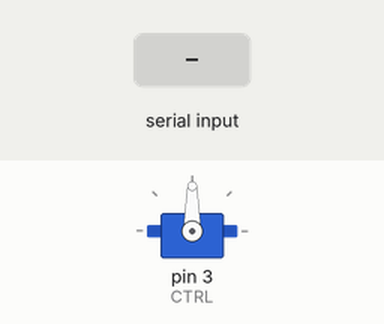
Bench run of a sketch on a simulated Arduino Uno, built with avr-gcc and run on an emulated ATmega328P. On the bench: servo. The inputs (shaded band) are chosen by the test bench.

Above: at 1.2 s.
1.3 s: "izquierda\n" received over Serial
At 1.6 s:
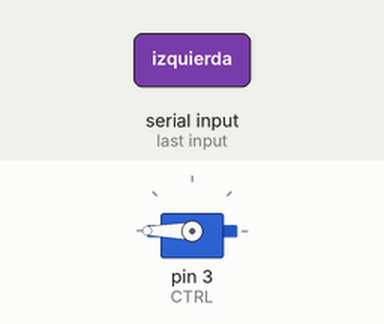
2.8 s: "derecha\n" received over Serial
At 3.9 s:
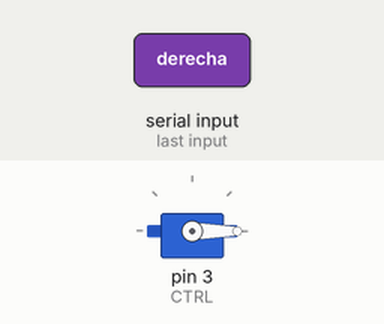
4.3 s: "diagonal derecha\n" received over Serial
At 5.4 s:
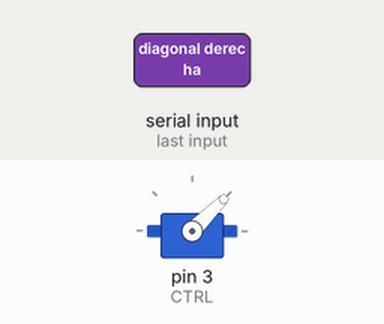
5.8 s: "diagonal izquierda\n" received over Serial
At 6.6 s:
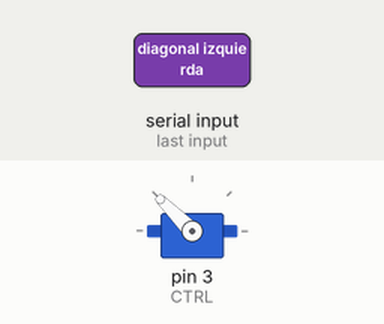
7.3 s: "30,150\n" received over Serial
At 8.5 s:
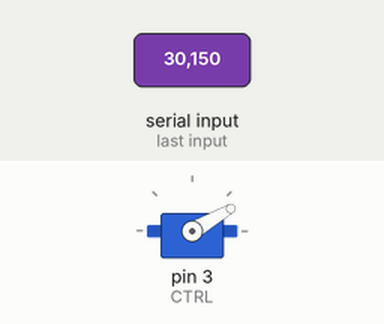
8.8 s: "centro\n" received over Serial
At 9.6 s:
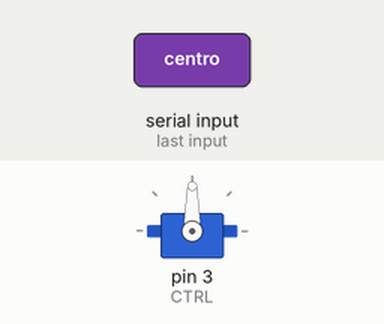
Timing chart, 0 to 11.3 s (numbered marks = the images above; inputs shaded):
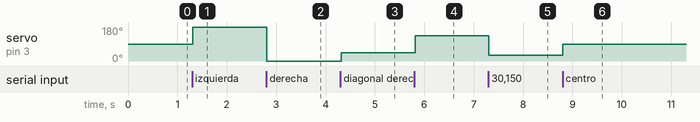

Measured:
- after the input at 1.3 s, servo on pin 3 (CTRL): 90° → 180° at once
- after the input at 2.8 s, servo on pin 3 (CTRL): 180° → 0° at once
- after the input at 4.3 s, servo on pin 3 (CTRL): 0° → 45° at once
- after the input at 5.8 s, servo on pin 3 (CTRL): 45° → 135° at once
- after the input at 7.3 s, servo on pin 3 (CTRL): 135° → 30° at once
- after the input at 8.8 s, servo on pin 3 (CTRL): 30° → 90° at once

The sketch:

servo_monitor_serie.ino
```cpp
/*
* Prueba del funcionamiento de un servomotor
* empleando la libreria <Servo.h>. El servo se
* controla medinte el monitor serie introduciendo
* palabras de dirección  derecha: 0º  izquierda: 180
* centro: 90º  diagonal izquierda: 135  diagonal derecha: 45º,
* tambien se puede controlar de forma numerica indicando los
* grados de rotación del servo.
* PIN 3 - Salida de control del servo (CTRL)
*
* Rey Mirón Brais
*
*02 / 05 / 2025
*/

#include <Servo.h>

//Pin de control del servo PIN 3
#define CTRL 3

Servo motor;

void setup(){
 motor.attach(CTRL);
  motor.write(90); // Posicionar motor en el centro
 Serial.begin(9600); // Activación del monitor serie
}
void loop(){
  if(Serial.available() >0){
  String estado = Serial.readStringUntil('\n'); // Ler un conjunto de letras desde el monitor serie y guardarlo en (estado)
  estado.trim();
    if(estado == "izquierda"){  // Si el etsado (palabra escrita en el monitor) = izquierda
      motor.write(180); // Gira el motor a 180º
    }
    else if(estado == "derecha"){ // Si el etsado (palabra escrita en el monitor) =  derecha
      motor.write(0); // Gira el motor a 0º
    }
    else if(estado == "centro"){ // Si el etsado (palabra escrita en el monitor) = centro
      motor.write(90); // Gira el motor a 90º
    }
    else if(estado == "diagonal derecha"){ // Si el etsado (palabra escrita en el monitor) = diagonal derecha
      motor.write(45); // Gira el motor a 45º
    }
    else if(estado == "diagonal izquierda"){ // Si el etsado (palabra escrita en el monitor) = diagonal izquierda
      motor.write(135); // Gira el motor a 135º
    }
    else{
    int angulo = estado.toInt(); // Ler un número entero desde el monitor serie
    if (angulo >= 0 && angulo <= 180) { // Siempre que el valor numerico introducido en el monitor serie sea >=0 pero <=180
      motor.write(angulo); // Girar el motor al angulo especificado (angulo)
    }
    }
    delay(30); // Retardo de 30ms
  }
}
```
